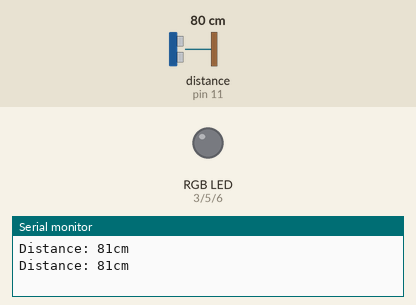
A sketch run on a simulated Arduino Uno, built with avr-gcc and run on an emulated ATmega328P. Parts: an RGB LED mixed from three pins (HIGH = lit), the last lines printed to the serial monitor. Dashed ring = blinking. Inputs (shaded band) come from the test bench; at power-on: distance to the obstacle (sensor on pin 11) 80 cm. The echo pulse lasts 58.3 µs per cm.

Above: at 1.7 s.
1.8 s: distance to the obstacle (sensor on pin 11) set to 54 cm
3.8 s: distance to the obstacle (sensor on pin 11) set to 44 cm
At 4.08 s:
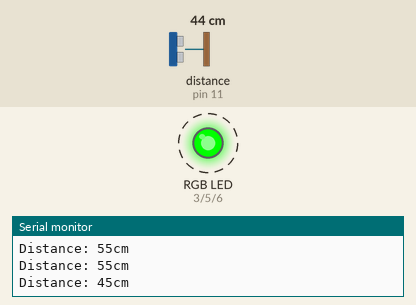
7.3 s: distance to the obstacle (sensor on pin 11) set to 11 cm
At 7.59 s:
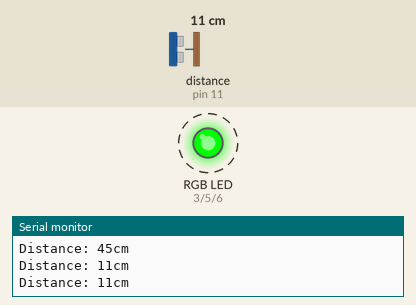
10.8 s: distance to the obstacle (sensor on pin 11) set to 8 cm
At 12.0 s:
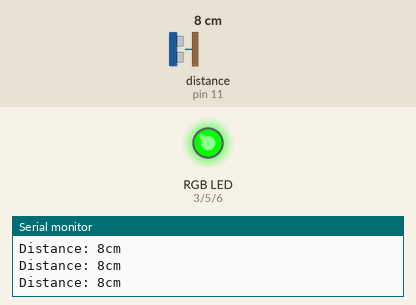
12.3 s: distance to the obstacle (sensor on pin 11) set to 60 cm
At 13.7 s:
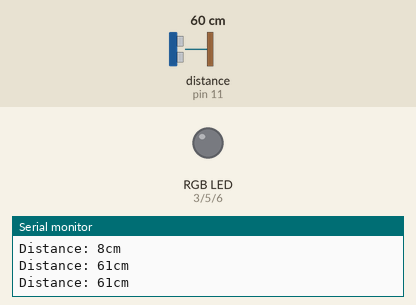
Timing chart, 0 to 14.8 s (numbered marks = the images above; inputs shaded):
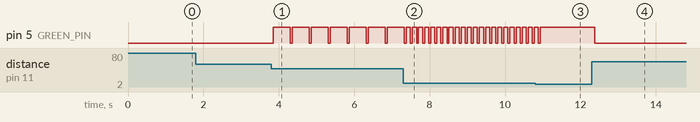

Measured:
- the behaviour switches between 50 and 49 cm on distance to the obstacle (sensor on pin 11) (found by bisection; images 0 and 1)
- the behaviour switches between 10 and 9 cm on distance to the obstacle (sensor on pin 11) (found by bisection; images 2 and 3)
- after the input at 3.8 s, pin 5 (GREEN_PIN): alternates HIGH for 0.45 s and LOW for 0.05 s, starting after 0.06 s
- after the input at 7.3 s, pin 5 (GREEN_PIN): alternates HIGH for 0.11 s and LOW for 0.05 s, starting after 0.19 s
- after the input at 10.8 s, pin 5 (GREEN_PIN): goes on until 10.9 s, then stays HIGH
- after the input at 12.3 s, pin 5 (GREEN_PIN): HIGH → LOW after 0.09 s

The sketch:

distance.ino
```cpp
// ---------------------------------------------------------------------------
// Adapted from the NewPing library example
// ---------------------------------------------------------------------------

#include <NewPing.h>

int RED_PIN = 3;
int GREEN_PIN = 5;
int BLUE_PIN = 6;

/***brightness control variables***/
int redBrightness = 247;
int greenBrightness = 143;
int blueBrightness = 166;
#define TRIGGER_PIN  12
#define ECHO_PIN     11
#define MAX_DISTANCE 200

NewPing sonar(TRIGGER_PIN, ECHO_PIN, MAX_DISTANCE); // NewPing setup of pins and maximum distance.

void setup() {
  Serial.begin(9600);
}

void loop() {
  delay(50);
  unsigned int uS = sonar.ping(); // Send ping, get ping time in microseconds (uS).
  Serial.print("Distance: ");
  Serial.print(uS / US_ROUNDTRIP_CM); // Convert ping time to distance in cm and print result (0 = outside set distance range)
  Serial.println("cm");

  int cm = uS / US_ROUNDTRIP_CM;

  if (cm <= 50) {

    int br = map(cm, 0, 50, 255, 0);
//    analogWrite(RED_PIN, br);
//    analogWrite(GREEN_PIN, 0);
//    analogWrite(BLUE_PIN, 0);

//
//    analogWrite(RED_PIN, 255);
//    analogWrite(GREEN_PIN, 255);
//    analogWrite(BLUE_PIN, 0);

    analogWrite(RED_PIN, 0);
    analogWrite(GREEN_PIN, 255);
    analogWrite(BLUE_PIN, 0);
  }
  else {
    analogWrite(RED_PIN, 0);
    analogWrite(GREEN_PIN, 0);
    analogWrite(BLUE_PIN, 0);
  }

//  delay(300);
  delay(cm*10);
    if (cm >= 10) {
      analogWrite(RED_PIN, 0);
      analogWrite(GREEN_PIN, 0);
      analogWrite(BLUE_PIN, 0);
    }
}

long microsecondsToCentimeters(long microseconds) {
  // The speed of sound is 340 m/s or 29 microseconds per centimeter.
  // The ping travels out and back, so to find the distance of the object we
  // take half of the distance travelled.
  return microseconds / 29 / 2;
}

//#include <Wire.h>
//#include <Firmata.h>
//
///***declaring RGB pins in PWM mode***/
//int RED_PIN = 3;
//int GREEN_PIN = 5;
//int BLUE_PIN = 6;
//
///***brightness control variables***/
//int redBrightness = 247;
//int greenBrightness = 143;
//int blueBrightness = 166;
////247, 143, 166
//char * val;
//char data[] = "";
//
//
//void setup() {
//
//  Serial.begin(9600);         //initialising serial monitor
//
//  /***Pin mode declaration***/
//  pinMode(RED_PIN, OUTPUT);
//  pinMode(GREEN_PIN, OUTPUT);
//  pinMode(BLUE_PIN, OUTPUT);
//}
//
//void loop() {
////    while (Serial.available()) {
//////      for (int n = 0; n < 3; n++) {
//////         val[n] = Serial.read();
//////      }
////////      Serial.print(val);
////    int num = Serial.readBytesUntil('\n', 80);
////    val = strtok (data, ",");
////    }
//
//  /***sending variable voltages to RGB led***/
//  analogWrite(RED_PIN, redBrightness);
//  analogWrite(GREEN_PIN, greenBrightness);
//  analogWrite(BLUE_PIN, blueBrightness);
//  delay(3000);
//}
```
